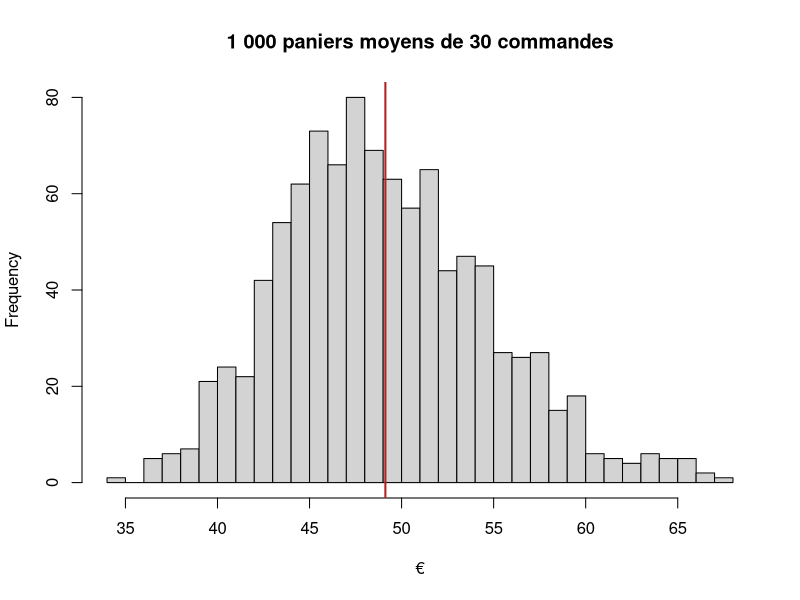

This figure's R source:
# Fil rouge, étape 2 : échantillonner (version R)
# Le service client ne peut rappeler que 30 clients. Que vaut le panier moyen, et avec quelle précision ?

commandes = read.table("medias/filRouge/commandes.csv", sep = ";", dec = ",", header = TRUE, fileEncoding = "UTF-8-BOM")

# La « vraie » valeur, qu'on ne connaît jamais en pratique (ici on a les 2 000 commandes) :
mu    = mean(commandes$montant_eur)    # 49.12 €
sigma = sd(commandes$montant_eur)      # 31.01 €

# 1. Chacun tire ses 30 commandes ------------------------------------------
# set.seed(42)                          # à décommenter pour retomber sur le même tirage
echantillon = commandes[sample(nrow(commandes), 30), ]
nrow(echantillon)                       # 30

x    = echantillon$montant_eur
n    = length(x)
xbar = mean(x)                          # VOTRE panier moyen, à noter dans le tableau partagé
s    = sd(x)                            # VOTRE écart-type (divise par n-1, comme ECARTYPE.STANDARD)
xbar; s

# satisfaction moyenne de vos 30 clients
mean(echantillon$satisfaction)

# 2. Votre intervalle de confiance à 95 % ----------------------------------
# à la main : xbar ± t(0.975, n-1) × s / racine(n)
erreur_standard = s / sqrt(n)
t_critique = qt(0.975, df = n - 1)      # 2.045 (Excel : LOI.STUDENT.INVERSE.BILATERALE(0,05;29))
c(xbar - t_critique * erreur_standard, xbar + t_critique * erreur_standard)

# la même chose en une ligne :
t.test(x)$conf.int

# l'intervalle contient-il le vrai panier moyen ?
ic = t.test(x)$conf.int
ic[1] <= mu & mu <= ic[2]               # TRUE ou FALSE : à dire au formateur

# 3. Le tableau de la salle --------------------------------------------------
# Collez ici les moyennes et écarts-types de chacun (exemple avec 8 stagiaires) :
moyennes_salle    = c(56.7, 44.2, 51.9, 47.3, 60.1, 42.8, 49.5, 53.0)
ecarts_types_salle = c(43.7, 25.1, 33.8, 28.9, 39.2, 24.4, 30.6, 35.5)

mean(moyennes_salle)                    # proche de 49.12 : les moyennes tournent autour de la vérité
sd(moyennes_salle)                      # l'écart-type DES MOYENNES : à comparer à...
sigma / sqrt(30)                        # 5.66 : l'erreur standard théorique
mean(ecarts_types_salle)                # les s tournent autour de 31

# combien d'intervalles de la salle contiennent 49.12 ?
bas  = moyennes_salle - 2.045 * ecarts_types_salle / sqrt(30)
haut = moyennes_salle + 2.045 * ecarts_types_salle / sqrt(30)
data.frame(moyenne = moyennes_salle, bas = round(bas, 1), haut = round(haut, 1), contient_mu = bas <= mu & mu <= haut)
sum(bas <= mu & mu <= haut)             # sur 8, on en attend 7 ou 8 (95 %)

# 4. Ce que la salle fait 8 fois, R le fait 1 000 fois --------------------
# Une boucle : à chaque tour, un nouveau stagiaire imaginaire tire 30 commandes
# et note sa moyenne, son écart-type et si son intervalle contient 49.12 €.

nb_tirages = 1000
moyennes    = numeric(nb_tirages)       # trois vecteurs vides, un par chose à noter
ecarts_types = numeric(nb_tirages)
contient_mu  = logical(nb_tirages)

for (i in 1:nb_tirages) {
  x = sample(commandes$montant_eur, 30)         # le tirage numéro i
  moyennes[i]     = mean(x)                     # on note sa moyenne dans la case i
  ecarts_types[i] = sd(x)                       # et son écart-type
  bas  = moyennes[i] - 2.045 * ecarts_types[i] / sqrt(30)
  haut = moyennes[i] + 2.045 * ecarts_types[i] / sqrt(30)
  contient_mu[i]  = (bas <= mu) & (mu <= haut)  # TRUE si l'intervalle contient la vraie valeur
}

head(data.frame(moyennes, ecarts_types, contient_mu))   # les 6 premiers tirages

mean(moyennes)          # ≈ 49.1 : pas de biais, les moyennes tournent autour de la vérité
sd(moyennes)            # ≈ 5.6  : l'erreur standard, sigma / racine(30)
mean(ecarts_types)      # ≈ 30.2 : s estime sigma (31.0), un peu en dessous en moyenne
mean(contient_mu)       # ≈ 0.93 : la part des intervalles qui contiennent 49.12 €
                        #   (un peu moins que 95 % : panier très asymétrique et n = 30 petit)

hist(moyennes, breaks = 30, main = "1 000 paniers moyens de 30 commandes", xlab = "€")
abline(v = mu, col = "firebrick", lwd = 2)
# la distribution du panier était très asymétrique (étape 1) ; celle des moyennes est en cloche : TCL

# et avec n = 100 ? La même boucle, on change juste n
n = 100
moyennes100 = numeric(nb_tirages)
contient100 = logical(nb_tirages)
for (i in 1:nb_tirages) {
  x = sample(commandes$montant_eur, n)
  moyennes100[i] = mean(x)
  bas  = mean(x) - qt(0.975, n - 1) * sd(x) / sqrt(n)
  haut = mean(x) + qt(0.975, n - 1) * sd(x) / sqrt(n)
  contient100[i] = (bas <= mu) & (mu <= haut)
}
sd(moyennes100)         # ≈ 3.1 : sigma / racine(100). Quatre fois plus de clients, erreur divisée par deux (pas par quatre)
mean(contient100)       # ≈ 0.95

# Version courte, une fois la boucle comprise (c'est ce que fait l'animation) :
# moyennes = replicate(1000, mean(sample(commandes$montant_eur, 30)))

# 5. Combien de clients rappeler pour connaître le panier moyen à ± 5 € ? à ± 2 € ?
# on isole n dans la demi-largeur e = z × sigma / racine(n)
e = 5;  ceiling((1.96 * sigma / e)^2)   # 148 clients
e = 2;  ceiling((1.96 * sigma / e)^2)   # 924 clients
# en pratique on ne connaît pas sigma : on prend le s d'un premier petit échantillon, ou power.t.test :
power.t.test(delta = 5, sd = sigma, sig.level = 0.05, power = 0.8, type = "one.sample")
